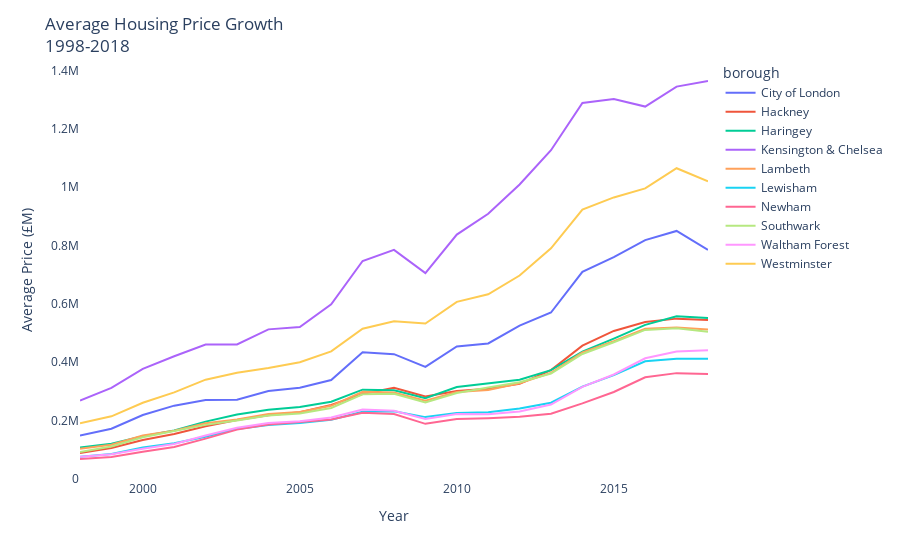

The notebook cell saved with this chart:
### Code cell
# Filter for the average price values for the 10 listed boroughs.
top_10 = properties_yearly.loc[(ratios.borough.values[:10], slice(1998, 2018)), :].reset_index()

# Display the average price growth for the 10 listed boroughs. 
fig = px.line(top_10, x='year', y='average_price', color='borough', hover_name='borough')
fig.update_xaxes(title_text='Year')
fig.update_yaxes(title_text='Average Price (£M)')
fig.update_layout(title_text='Average Housing Price Growth<br>1998-2018', plot_bgcolor='rgba(0,0,0,0)')
fig.show()

### Figure 1 — Plotly figure (JSON) as saved in the notebook; plotly's stock layout.template omitted (floating-point values rounded to 4 significant figures)
{"data": [{"hovertemplate": "<b>%{hovertext}</b><br><br>borough=City of London<br>year=%{x}<br>average_price=%{y}<extra></extra>", "hovertext": ["City of London", "City of London", "City of London", "City of London", "City of London", "City of London", "City of London", "City of London", "City of London", "City of London", "City of London", "City of London", "City of London", "City of London", "City of London", "City of London", "City of London", "City of London", "City of London", "City of London", "City of London"], "legendgroup": "City of London", "line": {"color": "#636efa", "dash": "solid"}, "mode": "lines", "name": "City of London", "orientation": "v", "showlegend": true, "type": "scatter", "x": [1998, 1999, 2000, 2001, 2002, 2003, 2004, 2005, 2006, 2007, 2008, 2009, 2010, 2011, 2012, 2013, 2014, 2015, 2016, 2017, 2018], "xaxis": "x", "y": [148000.0, 171300.0, 218700.0, 250600.0, 269600.0, 270800.0, 301000.0, 311800.0, 338500.0, 433800.0, 427300.0, 383400.0, 453700.0, 463900.0, 525300.0, 570000.0, 709400.0, 760300.0, 818300.0, 849800.0, 784800.0], "yaxis": "y"}, {"hovertemplate": "<b>%{hovertext}</b><br><br>borough=Hackney<br>year=%{x}<br>average_price=%{y}<extra></extra>", "hovertext": ["Hackney", "Hackney", "Hackney", "Hackney", "Hackney", "Hackney", "Hackney", "Hackney", "Hackney", "Hackney", "Hackney", "Hackney", "Hackney", "Hackney", "Hackney", "Hackney", "Hackney", "Hackney", "Hackney", "Hackney", "Hackney"], "legendgroup": "Hackney", "line": {"color": "#EF553B", "dash": "solid"}, "mode": "lines", "name": "Hackney", "orientation": "v", "showlegend": true, "type": "scatter", "x": [1998, 1999, 2000, 2001, 2002, 2003, 2004, 2005, 2006, 2007, 2008, 2009, 2010, 2011, 2012, 2013, 2014, 2015, 2016, 2017, 2018], "xaxis": "x", "y": [87870.0, 105500.0, 132700.0, 153400.0, 180300.0, 201100.0, 217700.0, 227900.0, 253300.0, 290400.0, 311800.0, 282200.0, 300500.0, 308700.0, 325500.0, 372700.0, 456400.0, 506800.0, 537700.0, 549000.0, 544600.0], "yaxis": "y"}, {"hovertemplate": "<b>%{hovertext}</b><br><br>borough=Haringey<br>year=%{x}<br>average_price=%{y}<extra></extra>", "hovertext": ["Haringey", "Haringey", "Haringey", "Haringey", "Haringey", "Haringey", "Haringey", "Haringey", "Haringey", "Haringey", "Haringey", "Haringey", "Haringey", "Haringey", "Haringey", "Haringey", "Haringey", "Haringey", "Haringey", "Haringey", "Haringey"], "legendgroup": "Haringey", "line": {"color": "#00cc96", "dash": "solid"}, "mode": "lines", "name": "Haringey", "orientation": "v", "showlegend": true, "type": "scatter", "x": [1998, 1999, 2000, 2001, 2002, 2003, 2004, 2005, 2006, 2007, 2008, 2009, 2010, 2011, 2012, 2013, 2014, 2015, 2016, 2017, 2018], "xaxis": "x", "y": [107400.0, 120100.0, 146000.0, 165100.0, 195800.0, 220300.0, 236300.0, 245800.0, 263900.0, 305500.0, 303400.0, 276200.0, 314500.0, 326500.0, 339700.0, 372200.0, 435800.0, 480600.0, 527700.0, 557300.0, 551600.0], "yaxis": "y"}, {"hovertemplate": "<b>%{hovertext}</b><br><br>borough=Kensington & Chelsea<br>year=%{x}<br>average_price=%{y}<extra></extra>", "hovertext": ["Kensington & Chelsea", "Kensington & Chelsea", "Kensington & Chelsea", "Kensington & Chelsea", "Kensington & Chelsea", "Kensington & Chelsea", "Kensington & Chelsea", "Kensington & Chelsea", "Kensington & Chelsea", "Kensington & Chelsea", "Kensington & Chelsea", "Kensington & Chelsea", "Kensington & Chelsea", "Kensington & Chelsea", "Kensington & Chelsea", "Kensington & Chelsea", "Kensington & Chelsea", "Kensington & Chelsea", "Kensington & Chelsea", "Kensington & Chelsea", "Kensington & Chelsea"], "legendgroup": "Kensington & Chelsea", "line": {"color": "#ab63fa", "dash": "solid"}, "mode": "lines", "name": "Kensington & Chelsea", "orientation": "v", "showlegend": true, "type": "scatter", "x": [1998, 1999, 2000, 2001, 2002, 2003, 2004, 2005, 2006, 2007, 2008, 2009, 2010, 2011, 2012, 2013, 2014, 2015, 2016, 2017, 2018], "xaxis": "x", "y": [268400.0, 311500.0, 376800.0, 420100.0, 460400.0, 460500.0, 512200.0, 520200.0, 598000.0, 746700.0, 784800.0, 705200.0, 837300.0, 908600.0, 1009000.0, 1127000.0, 1288000.0, 1302000.0, 1276000.0, 1345000.0, 1364000.0], "yaxis": "y"}, {"hovertemplate": "<b>%{hovertext}</b><br><br>borough=Lambeth<br>year=%{x}<br>average_price=%{y}<extra></extra>", "hovertext": ["Lambeth", "Lambeth", "Lambeth", "Lambeth", "Lambeth", "Lambeth", "Lambeth", "Lambeth", "Lambeth", "Lambeth", "Lambeth", "Lambeth", "Lambeth", "Lambeth", "Lambeth", "Lambeth", "Lambeth", "Lambeth", "Lambeth", "Lambeth", "Lambeth"], "legendgroup": "Lambeth", "line": {"color": "#FFA15A", "dash": "solid"}, "mode": "lines", "name": "Lambeth", "orientation": "v", "showlegend": true, "type": "scatter", "x": [1998, 1999, 2000, 2001, 2002, 2003, 2004, 2005, 2006, 2007, 2008, 2009, 2010, 2011, 2012, 2013, 2014, 2015, 2016, 2017, 2018], "xaxis": "x", "y": [103200.0, 116600.0, 148000.0, 164700.0, 190500.0, 203400.0, 221900.0, 228900.0, 250100.0, 298200.0, 295500.0, 267300.0, 297200.0, 304000.0, 327500.0, 363000.0, 433600.0, 471600.0, 514600.0, 518500.0, 511500.0], "yaxis": "y"}, {"hovertemplate": "<b>%{hovertext}</b><br><br>borough=Lewisham<br>year=%{x}<br>average_price=%{y}<extra></extra>", "hovertext": ["Lewisham", "Lewisham", "Lewisham", "Lewisham", "Lewisham", "Lewisham", "Lewisham", "Lewisham", "Lewisham", "Lewisham", "Lewisham", "Lewisham", "Lewisham", "Lewisham", "Lewisham", "Lewisham", "Lewisham", "Lewisham", "Lewisham", "Lewisham", "Lewisham"], "legendgroup": "Lewisham", "line": {"color": "#19d3f3", "dash": "solid"}, "mode": "lines", "name": "Lewisham", "orientation": "v", "showlegend": true, "type": "scatter", "x": [1998, 1999, 2000, 2001, 2002, 2003, 2004, 2005, 2006, 2007, 2008, 2009, 2010, 2011, 2012, 2013, 2014, 2015, 2016, 2017, 2018], "xaxis": "x", "y": [75540.0, 84700.0, 107100.0, 121300.0, 143800.0, 170900.0, 184100.0, 190900.0, 202400.0, 229700.0, 231300.0, 211300.0, 225600.0, 228000.0, 240600.0, 260800.0, 315800.0, 355000.0, 402600.0, 411000.0, 411600.0], "yaxis": "y"}, {"hovertemplate": "<b>%{hovertext}</b><br><br>borough=Newham<br>year=%{x}<br>average_price=%{y}<extra></extra>", "hovertext": ["Newham", "Newham", "Newham", "Newham", "Newham", "Newham", "Newham", "Newham", "Newham", "Newham", "Newham", "Newham", "Newham", "Newham", "Newham", "Newham", "Newham", "Newham", "Newham", "Newham", "Newham"], "legendgroup": "Newham", "line": {"color": "#FF6692", "dash": "solid"}, "mode": "lines", "name": "Newham", "orientation": "v", "showlegend": true, "type": "scatter", "x": [1998, 1999, 2000, 2001, 2002, 2003, 2004, 2005, 2006, 2007, 2008, 2009, 2010, 2011, 2012, 2013, 2014, 2015, 2016, 2017, 2018], "xaxis": "x", "y": [67670.0, 74530.0, 92890.0, 108800.0, 137500.0, 168400.0, 185700.0, 193600.0, 203300.0, 226400.0, 221800.0, 188200.0, 204500.0, 207700.0, 212800.0, 222800.0, 258300.0, 297600.0, 348000.0, 362100.0, 359000.0], "yaxis": "y"}, {"hovertemplate": "<b>%{hovertext}</b><br><br>borough=Southwark<br>year=%{x}<br>average_price=%{y}<extra></extra>", "hovertext": ["Southwark", "Southwark", "Southwark", "Southwark", "Southwark", "Southwark", "Southwark", "Southwark", "Southwark", "Southwark", "Southwark", "Southwark", "Southwark", "Southwark", "Southwark", "Southwark", "Southwark", "Southwark", "Southwark", "Southwark", "Southwark"], "legendgroup": "Southwark", "line": {"color": "#B6E880", "dash": "solid"}, "mode": "lines", "name": "Southwark", "orientation": "v", "showlegend": true, "type": "scatter", "x": [1998, 1999, 2000, 2001, 2002, 2003, 2004, 2005, 2006, 2007, 2008, 2009, 2010, 2011, 2012, 2013, 2014, 2015, 2016, 2017, 2018], "xaxis": "x", "y": [91410.0, 110300.0, 142300.0, 164500.0, 184700.0, 199600.0, 216900.0, 224100.0, 242800.0, 289700.0, 291200.0, 261200.0, 293900.0, 312500.0, 331100.0, 360700.0, 427800.0, 467900.0, 510300.0, 515900.0, 504200.0], "yaxis": "y"}, {"hovertemplate": "<b>%{hovertext}</b><br><br>borough=Waltham Forest<br>year=%{x}<br>average_price=%{y}<extra></extra>", "hovertext": ["Waltham Forest", "Waltham Forest", "Waltham Forest", "Waltham Forest", "Waltham Forest", "Waltham Forest", "Waltham Forest", "Waltham Forest", "Waltham Forest", "Waltham Forest", "Waltham Forest", "Waltham Forest", "Waltham Forest", "Waltham Forest", "Waltham Forest", "Waltham Forest", "Waltham Forest", "Waltham Forest", "Waltham Forest", "Waltham Forest", "Waltham Forest"], "legendgroup": "Waltham Forest", "line": {"color": "#FF97FF", "dash": "solid"}, "mode": "lines", "name": "Waltham Forest", "orientation": "v", "showlegend": true, "type": "scatter", "x": [1998, 1999, 2000, 2001, 2002, 2003, 2004, 2005, 2006, 2007, 2008, 2009, 2010, 2011, 2012, 2013, 2014, 2015, 2016, 2017, 2018], "xaxis": "x", "y": [75560.0, 83820.0, 103000.0, 118800.0, 148100.0, 175100.0, 191400.0, 197200.0, 209700.0, 237000.0, 232900.0, 204900.0, 222100.0, 220900.0, 230700.0, 254300.0, 314900.0, 357500.0, 413100.0, 436100.0, 440900.0], "yaxis": "y"}, {"hovertemplate": "<b>%{hovertext}</b><br><br>borough=Westminster<br>year=%{x}<br>average_price=%{y}<extra></extra>", "hovertext": ["Westminster", "Westminster", "Westminster", "Westminster", "Westminster", "Westminster", "Westminster", "Westminster", "Westminster", "Westminster", "Westminster", "Westminster", "Westminster", "Westminster", "Westminster", "Westminster", "Westminster", "Westminster", "Westminster", "Westminster", "Westminster"], "legendgroup": "Westminster", "line": {"color": "#FECB52", "dash": "solid"}, "mode": "lines", "name": "Westminster", "orientation": "v", "showlegend": true, "type": "scatter", "x": [1998, 1999, 2000, 2001, 2002, 2003, 2004, 2005, 2006, 2007, 2008, 2009, 2010, 2011, 2012, 2013, 2014, 2015, 2016, 2017, 2018], "xaxis": "x", "y": [190500.0, 214000.0, 260500.0, 296100.0, 339600.0, 363500.0, 379400.0, 399400.0, 436900.0, 514400.0, 540200.0, 532100.0, 606700.0, 632500.0, 696900.0, 790000.0, 922700.0, 964600.0, 995500.0, 1065000.0, 1020000.0], "yaxis": "y"}], "layout": {"legend": {"title": {"text": "borough"}, "tracegroupgap": 0}, "margin": {"t": 60}, "plot_bgcolor": "rgba(0,0,0,0)", "title": {"text": "Average Housing Price Growth<br>1998-2018"}, "xaxis": {"anchor": "y", "domain": [0, 1], "title": {"text": "Year"}}, "yaxis": {"anchor": "x", "domain": [0, 1], "title": {"text": "Average Price (£M)"}}}}
